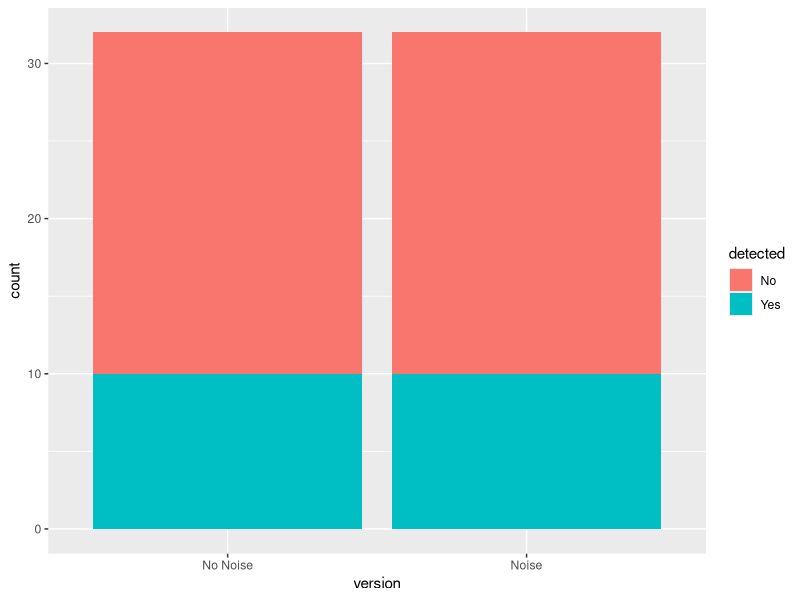
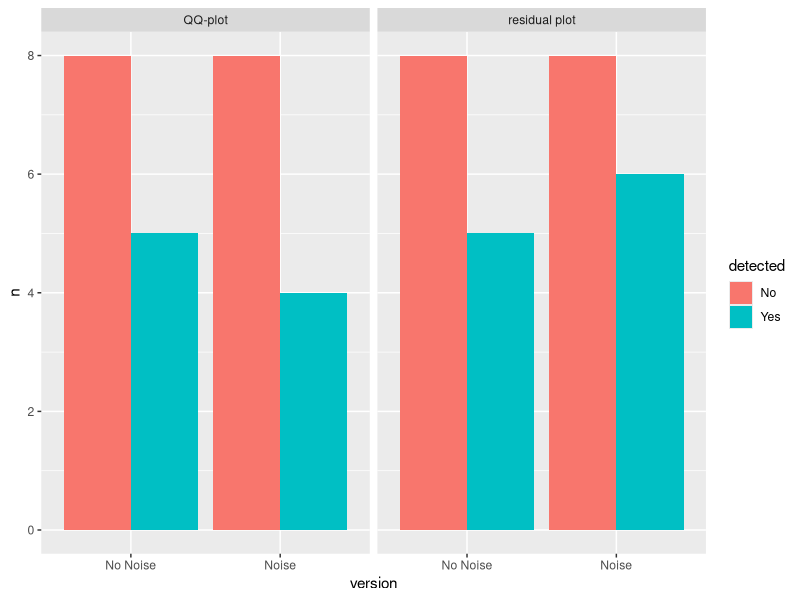
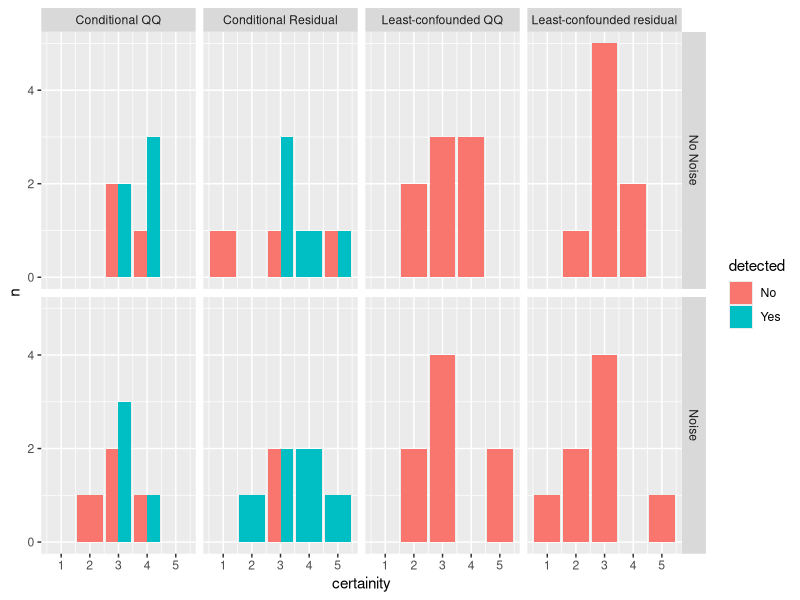
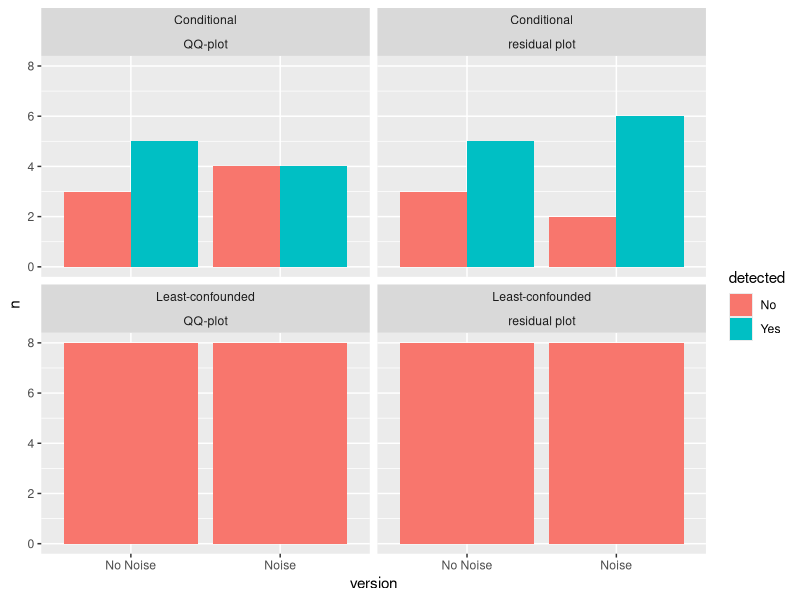

These charts were generated, in order, by the following R code:
## ---- chunk 1
knitr::opts_chunk$set(echo = F)
library(readr)
library(dplyr)
library(tidyverse)
library(stringr)
## ---- chunk 2

pilot_survey_results <-
  read_csv(here::here("data/pilot_survey_results.csv"))
images_allocation <-
  read_csv(here::here("data/images_allocation.csv"))

visits<- images_allocation%>%
  distinct(unique_id)%>%
  nrow()

images_allocation <- images_allocation %>% mutate(assigned_plot = paste0("v", plot_num, version , "_" , plot_order, ".png")) %>%
  select(-c(1,8:11))

correct <- c(
  "v11_1.png" = 3,
  "v11_2.png" = 1,
  "v11_3.png" = 7,
  "v11_4.png" = 5,
  
  "v12_1.png" = 5,
  "v12_2.png" = 2,
  "v12_3.png" = 8,
  "v12_4.png" = 1,
  
  "v13_1.png" = 2,
  "v13_2.png" = 5,
  "v13_3.png" = 9,
  "v13_4.png" = 6,
  
  "v14_1.png" = 10,
  "v14_2.png" = 4,
  "v14_3.png" = 9,
  "v14_4.png" = 10,
  
  "v15_1.png" = 7,
  "v15_2.png" = 3,
  "v15_3.png" = 10,
  "v15_4.png" = 13,
  
  "vNA1_NA.png" = 8,
  "vNA2_NA.png" = 8,
  "vNA3_NA.png" = 8,
  "vNA4_NA.png" = 8,
  
  
  "v21_1.png" = 1,
  "v21_2.png" = 4,
  "v21_3.png" = 14,
  "v21_4.png" = 6,
  
  "v22_1.png" = 6,
  "v22_2.png" = 14,
  "v22_3.png" = 3,
  "v22_4.png" = 11,
  
  "v23_1.png" = 3,
  "v23_2.png" = 7,
  "v23_3.png" = 5,
  "v23_4.png" = 12,
  
  
  "v24_1.png" = 6,
  "v24_2.png" = 14,
  "v24_3.png" = 3,
  "v24_4.png" = 16,
  
  
  "v25_1.png" = 6,
  "v25_2.png" = 14,
  "v25_3.png" = 3,
  "v25_4.png" = 13
)

true_plots <- tibble(
  plot_name = c(
    "v11_1.png",
    "v11_2.png",
    "v11_3.png",
    "v11_4.png",
    
    "v12_1.png",
    "v12_2.png",
    "v12_3.png",
    "v12_4.png",
    
    "v13_1.png",
    "v13_2.png",
    "v13_3.png",
    "v13_4.png",
    
    "v14_1.png",
    "v14_2.png",
    "v14_3.png",
    "v14_4.png",
    
    "v15_1.png",
    "v15_2.png",
    "v15_3.png",
    "v15_4.png",
    
    "vNA1_NA.png",
    "vNA2_NA.png",
    "vNA3_NA.png",
    "vNA4_NA.png",
    "vNA5_NA.png",
    
    
    
    "v21_1.png",
    "v21_2.png",
    "v21_3.png",
    "v21_4.png",
    
    "v22_1.png",
    "v22_2.png",
    "v22_3.png",
    "v22_4.png",
    
    "v23_1.png",
    "v23_2.png",
    "v23_3.png",
    "v23_4.png",
    
    
    "v24_1.png",
    "v24_2.png",
    "v24_3.png",
    "v24_4.png",
    
    
    "v25_1.png",
    "v25_2.png",
    "v25_3.png",
    "v25_4.png"
  ),
  true_plot = c(
    3,
    1,
    7,
    5,
    
    5,
    2,
    8,
    1,
    
    2,
    5,
    9,
    6,
    
    10,
    4,
    9,
    10,
    
    7,
    3,
    10,
    13,
    
    8,
    8,
    8,
    8,
    8,
    
    
    1,
    4,
    14,
    6,
    
    6,
    14,
    3,
    11,
    
    3,
    7,
    5,
    12,
    
    
    6,
    14,
    3,
    16,
    
    6,
    14,
    3,
    13
  )
)
## ---- chunk 3

images_allocation <- images_allocation %>%
  left_join(true_plots,by=c("assigned_plot"="plot_name"))

data <- pilot_survey_results %>%
  left_join(images_allocation, by = c(c("identifier" = "unique_id"),c("plot"="assigned_plot")))

## ---- chunk 4
attempts <- data %>%
  distinct(Name) %>%
  nrow()
attempts

gender <- data %>%
distinct(Gender,Name)%>% 
  group_by(Gender)%>%
  count(Gender)

gender

  
## ---- chunk 5

analysis_data <- data %>%
  rename(plot_type=plot.y)%>%
  mutate(detected=case_when((responses==true_plot )~"Yes",
                              (responses!=true_plot)~"No"),
         version=case_when( (noise=="yes")~"Noise",
           (noise=="no")~"No Noise"
         )) 

#using reference plot 
reference_plot <- analysis_data %>%
  filter((plot_type=="control")&(detected=="No"))%>%
  select(identifier,Name)
  

analysis_data <- analysis_data %>%
  anti_join(reference_plot,by="identifier")%>%
  filter(plot_type!="control")


analysis_data %>%
count(version,detected)

analysis_data%>%
  ggplot(aes(x=version,fill=detected))+
  geom_bar()

analysis_data%>%
  count(resid,plot_type,version,detected)%>%
  mutate(total=attempts,
         prop=n/total)


analysis_data%>%
  count(resid,plot_type,version,detected)%>%
  mutate(total=attempts,
         prop=n/total)%>%
  filter(detected=="Yes")
  
  


analysis_data%>%
  count(resid,plot_type,version,detected)%>%
 # filter(resid=="Least-confounded")%>%
  ggplot(aes(x=version,y=n,fill=detected))+
  geom_col(position="dodge")+
  facet_wrap(~plot_type)


## ---- chunk 6

  analysis_data %>%
  group_by(resid,plot_type,version,detected)%>%
  count(certainity)%>%
  mutate(
    pname=case_when(
      str_detect(resid,"Conditional") &str_detect(plot_type,"residual plot")~"Conditional Residual",
      str_detect(resid,"Conditional") & str_detect(plot_type,"QQ-plot")~"Conditional QQ",
      str_detect(resid,"Least-confounded") & str_detect(plot_type,"QQ-plot")~"Least-confounded QQ",
      str_detect(resid,"Least-confounded") & str_detect(plot_type,"residual plot")~"Least-confounded residual"
    ))%>%
  ggplot(aes(x=certainity,y=n,fill=detected))+
  geom_col(position = "dodge")+
  facet_grid(version~pname)+
  scale_y_continuous(breaks = seq(0,10,by=2))

analysis_data%>%
  count(resid,plot_type,version,detected)%>%
 # filter(resid=="Conditional")%>%
  ggplot(aes(x=version,y=n,fill=detected))+
  geom_col(position="dodge")+
  facet_wrap(resid~plot_type)
